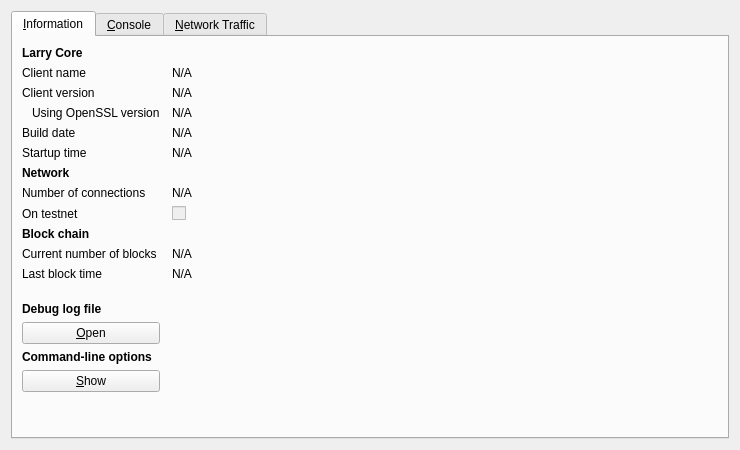
<?xml version="1.0" encoding="UTF-8"?>
<ui version="4.0">
 <class>RPCConsole</class>
 <widget class="QDialog" name="RPCConsole">
  <property name="geometry">
   <rect>
    <x>0</x>
    <y>0</y>
    <width>740</width>
    <height>450</height>
   </rect>
  </property>
  <property name="windowTitle">
   <string>Larry - Debug window</string>
  </property>
  <layout class="QVBoxLayout" name="verticalLayout_2">
   <item>
    <widget class="QTabWidget" name="tabWidget">
     <property name="currentIndex">
      <number>0</number>
     </property>
     <widget class="QWidget" name="tab_info">
      <attribute name="title">
       <string>&amp;Information</string>
      </attribute>
      <layout class="QGridLayout" name="gridLayout" columnstretch="0,1">
       <property name="horizontalSpacing">
        <number>12</number>
       </property>
       <item row="0" column="0">
        <widget class="QLabel" name="label_9">
         <property name="font">
          <font>
           <weight>75</weight>
           <bold>true</bold>
          </font>
         </property>
         <property name="text">
          <string>Larry Core</string>
         </property>
        </widget>
       </item>
       <item row="1" column="0">
        <widget class="QLabel" name="label_5">
         <property name="text">
          <string>Client name</string>
         </property>
        </widget>
       </item>
       <item row="1" column="1">
        <widget class="QLabel" name="clientName">
         <property name="cursor">
          <cursorShape>IBeamCursor</cursorShape>
         </property>
         <property name="text">
          <string>N/A</string>
         </property>
         <property name="textFormat">
          <enum>Qt::PlainText</enum>
         </property>
         <property name="textInteractionFlags">
          <set>Qt::LinksAccessibleByMouse|Qt::TextSelectableByKeyboard|Qt::TextSelectableByMouse</set>
         </property>
        </widget>
       </item>
       <item row="2" column="0">
        <widget class="QLabel" name="label_6">
         <property name="text">
          <string>Client version</string>
         </property>
        </widget>
       </item>
       <item row="2" column="1">
        <widget class="QLabel" name="clientVersion">
         <property name="cursor">
          <cursorShape>IBeamCursor</cursorShape>
         </property>
         <property name="text">
          <string>N/A</string>
         </property>
         <property name="textFormat">
          <enum>Qt::PlainText</enum>
         </property>
         <property name="textInteractionFlags">
          <set>Qt::LinksAccessibleByMouse|Qt::TextSelectableByKeyboard|Qt::TextSelectableByMouse</set>
         </property>
        </widget>
       </item>
       <item row="3" column="0">
        <widget class="QLabel" name="label_14">
         <property name="text">
          <string>Using OpenSSL version</string>
         </property>
         <property name="indent">
          <number>10</number>
         </property>
        </widget>
       </item>
       <item row="3" column="1">
        <widget class="QLabel" name="openSSLVersion">
         <property name="cursor">
          <cursorShape>IBeamCursor</cursorShape>
         </property>
         <property name="text">
          <string>N/A</string>
         </property>
         <property name="textFormat">
          <enum>Qt::PlainText</enum>
         </property>
         <property name="textInteractionFlags">
          <set>Qt::LinksAccessibleByMouse|Qt::TextSelectableByKeyboard|Qt::TextSelectableByMouse</set>
         </property>
        </widget>
       </item>
       <item row="4" column="0">
        <widget class="QLabel" name="label_12">
         <property name="text">
          <string>Build date</string>
         </property>
        </widget>
       </item>
       <item row="4" column="1">
        <widget class="QLabel" name="buildDate">
         <property name="cursor">
          <cursorShape>IBeamCursor</cursorShape>
         </property>
         <property name="text">
          <string>N/A</string>
         </property>
         <property name="textFormat">
          <enum>Qt::PlainText</enum>
         </property>
         <property name="textInteractionFlags">
          <set>Qt::LinksAccessibleByMouse|Qt::TextSelectableByKeyboard|Qt::TextSelectableByMouse</set>
         </property>
        </widget>
       </item>
       <item row="5" column="0">
        <widget class="QLabel" name="label_13">
         <property name="text">
          <string>Startup time</string>
         </property>
        </widget>
       </item>
       <item row="5" column="1">
        <widget class="QLabel" name="startupTime">
         <property name="cursor">
          <cursorShape>IBeamCursor</cursorShape>
         </property>
         <property name="text">
          <string>N/A</string>
         </property>
         <property name="textFormat">
          <enum>Qt::PlainText</enum>
         </property>
         <property name="textInteractionFlags">
          <set>Qt::LinksAccessibleByMouse|Qt::TextSelectableByKeyboard|Qt::TextSelectableByMouse</set>
         </property>
        </widget>
       </item>
       <item row="6" column="0">
        <widget class="QLabel" name="label_11">
         <property name="font">
          <font>
           <weight>75</weight>
           <bold>true</bold>
          </font>
         </property>
         <property name="text">
          <string>Network</string>
         </property>
        </widget>
       </item>
       <item row="7" column="0">
        <widget class="QLabel" name="label_7">
         <property name="text">
          <string>Number of connections</string>
         </property>
        </widget>
       </item>
       <item row="7" column="1">
        <widget class="QLabel" name="numberOfConnections">
         <property name="cursor">
          <cursorShape>IBeamCursor</cursorShape>
         </property>
         <property name="text">
          <string>N/A</string>
         </property>
         <property name="textFormat">
          <enum>Qt::PlainText</enum>
         </property>
         <property name="textInteractionFlags">
          <set>Qt::LinksAccessibleByMouse|Qt::TextSelectableByKeyboard|Qt::TextSelectableByMouse</set>
         </property>
        </widget>
       </item>
       <item row="8" column="0">
        <widget class="QLabel" name="label_8">
         <property name="text">
          <string>On testnet</string>
         </property>
        </widget>
       </item>
       <item row="8" column="1">
        <widget class="QCheckBox" name="isTestNet">
         <property name="enabled">
          <bool>false</bool>
         </property>
         <property name="text">
          <string/>
         </property>
        </widget>
       </item>
       <item row="9" column="0">
        <widget class="QLabel" name="label_10">
         <property name="font">
          <font>
           <weight>75</weight>
           <bold>true</bold>
          </font>
         </property>
         <property name="text">
          <string>Block chain</string>
         </property>
        </widget>
       </item>
       <item row="10" column="0">
        <widget class="QLabel" name="label_3">
         <property name="text">
          <string>Current number of blocks</string>
         </property>
        </widget>
       </item>
       <item row="10" column="1">
        <widget class="QLabel" name="numberOfBlocks">
         <property name="cursor">
          <cursorShape>IBeamCursor</cursorShape>
         </property>
         <property name="text">
          <string>N/A</string>
         </property>
         <property name="textFormat">
          <enum>Qt::PlainText</enum>
         </property>
         <property name="textInteractionFlags">
          <set>Qt::LinksAccessibleByMouse|Qt::TextSelectableByKeyboard|Qt::TextSelectableByMouse</set>
         </property>
        </widget>
       </item>
       <item row="11" column="0">
        <widget class="QLabel" name="label_2">
         <property name="text">
          <string>Last block time</string>
         </property>
        </widget>
       </item>
       <item row="11" column="1">
        <widget class="QLabel" name="lastBlockTime">
         <property name="cursor">
          <cursorShape>IBeamCursor</cursorShape>
         </property>
         <property name="text">
          <string>N/A</string>
         </property>
         <property name="textFormat">
          <enum>Qt::PlainText</enum>
         </property>
         <property name="textInteractionFlags">
          <set>Qt::LinksAccessibleByMouse|Qt::TextSelectableByKeyboard|Qt::TextSelectableByMouse</set>
         </property>
        </widget>
       </item>
       <item row="12" column="0">
        <spacer name="verticalSpacer_2">
         <property name="orientation">
          <enum>Qt::Vertical</enum>
         </property>
         <property name="sizeHint" stdset="0">
          <size>
           <width>20</width>
           <height>20</height>
          </size>
         </property>
        </spacer>
       </item>
       <item row="13" column="0">
        <widget class="QLabel" name="labelDebugLogfile">
         <property name="font">
          <font>
           <weight>75</weight>
           <bold>true</bold>
          </font>
         </property>
         <property name="text">
          <string>Debug log file</string>
         </property>
        </widget>
       </item>
       <item row="14" column="0">
        <widget class="QPushButton" name="openDebugLogfileButton">
         <property name="toolTip">
          <string>Open the Larry debug log file from the current data directory. This can take a few seconds for large log files.</string>
         </property>
         <property name="text">
          <string>&amp;Open</string>
         </property>
         <property name="autoDefault">
          <bool>false</bool>
         </property>
        </widget>
       </item>
       <item row="15" column="0">
        <widget class="QLabel" name="labelCLOptions">
         <property name="font">
          <font>
           <weight>75</weight>
           <bold>true</bold>
          </font>
         </property>
         <property name="text">
          <string>Command-line options</string>
         </property>
        </widget>
       </item>
       <item row="16" column="0">
        <widget class="QPushButton" name="showCLOptionsButton">
         <property name="toolTip">
          <string>Show the Larry-Qt help message to get a list with possible Larry command-line options.</string>
         </property>
         <property name="text">
          <string>&amp;Show</string>
         </property>
         <property name="autoDefault">
          <bool>false</bool>
         </property>
        </widget>
       </item>
       <item row="17" column="0">
        <spacer name="verticalSpacer">
         <property name="orientation">
          <enum>Qt::Vertical</enum>
         </property>
         <property name="sizeHint" stdset="0">
          <size>
           <width>20</width>
           <height>40</height>
          </size>
         </property>
        </spacer>
       </item>
      </layout>
     </widget>
     <widget class="QWidget" name="tab_console">
      <attribute name="title">
       <string>&amp;Console</string>
      </attribute>
      <layout class="QVBoxLayout" name="verticalLayout_3">
       <property name="spacing">
        <number>3</number>
       </property>
       <item>
        <widget class="QTextEdit" name="messagesWidget">
         <property name="minimumSize">
          <size>
           <width>0</width>
           <height>100</height>
          </size>
         </property>
         <property name="readOnly">
          <bool>true</bool>
         </property>
         <property name="tabKeyNavigation" stdset="0">
          <bool>false</bool>
         </property>
         <property name="columnCount" stdset="0">
          <number>2</number>
         </property>
        </widget>
       </item>
       <item>
        <layout class="QHBoxLayout" name="horizontalLayout">
         <property name="spacing">
          <number>3</number>
         </property>
         <item>
          <widget class="QLabel" name="label">
           <property name="text">
            <string notr="true">&gt;</string>
           </property>
          </widget>
         </item>
         <item>
          <widget class="QLineEdit" name="lineEdit"/>
         </item>
         <item>
          <widget class="QPushButton" name="clearButton">
           <property name="maximumSize">
            <size>
             <width>24</width>
             <height>24</height>
            </size>
           </property>
           <property name="toolTip">
            <string>Clear console</string>
           </property>
           <property name="text">
            <string/>
           </property>
           <property name="icon">
            <iconset resource="../bitcoin.qrc">
             <normaloff>:/icons/remove</normaloff>:/icons/remove</iconset>
           </property>
           <property name="shortcut">
            <string notr="true">Ctrl+L</string>
           </property>
           <property name="autoDefault">
            <bool>false</bool>
           </property>
          </widget>
         </item>
        </layout>
       </item>
      </layout>
     </widget>
     <widget class="QWidget" name="tab">
      <attribute name="title">
       <string>&amp;Network Traffic</string>
      </attribute>
      <layout class="QHBoxLayout" name="horizontalLayout_3">
       <item>
        <layout class="QVBoxLayout" name="verticalLayout_4">
         <item>
          <widget class="TrafficGraphWidget" name="trafficGraph" native="true">
           <property name="sizePolicy">
            <sizepolicy hsizetype="Expanding" vsizetype="Expanding">
             <horstretch>0</horstretch>
             <verstretch>0</verstretch>
            </sizepolicy>
           </property>
          </widget>
         </item>
         <item>
          <layout class="QHBoxLayout" name="horizontalLayout_2">
           <item>
            <widget class="QSlider" name="sldGraphRange">
             <property name="minimum">
              <number>1</number>
             </property>
             <property name="maximum">
              <number>288</number>
             </property>
             <property name="pageStep">
              <number>12</number>
             </property>
             <property name="value">
              <number>6</number>
             </property>
             <property name="orientation">
              <enum>Qt::Horizontal</enum>
             </property>
            </widget>
           </item>
           <item>
            <widget class="QLabel" name="lblGraphRange">
             <property name="minimumSize">
              <size>
               <width>100</width>
               <height>0</height>
              </size>
             </property>
             <property name="alignment">
              <set>Qt::AlignCenter</set>
             </property>
            </widget>
           </item>
           <item>
            <widget class="QPushButton" name="btnClearTrafficGraph">
             <property name="text">
              <string>&amp;Clear</string>
             </property>
            </widget>
           </item>
          </layout>
         </item>
        </layout>
       </item>
       <item>
        <layout class="QVBoxLayout" name="verticalLayout">
         <item>
          <widget class="QGroupBox" name="groupBox">
           <property name="title">
            <string>Totals</string>
           </property>
           <layout class="QVBoxLayout" name="verticalLayout_5">
            <item>
             <layout class="QHBoxLayout" name="horizontalLayout_4">
              <item>
               <widget class="Line" name="line">
                <property name="sizePolicy">
                 <sizepolicy hsizetype="Fixed" vsizetype="Fixed">
                  <horstretch>0</horstretch>
                  <verstretch>0</verstretch>
                 </sizepolicy>
                </property>
                <property name="minimumSize">
                 <size>
                  <width>10</width>
                  <height>0</height>
                 </size>
                </property>
                <property name="palette">
                 <palette>
                  <active>
                   <colorrole role="Light">
                    <brush brushstyle="SolidPattern">
                     <color alpha="255">
                      <red>0</red>
                      <green>255</green>
                      <blue>0</blue>
                     </color>
                    </brush>
                   </colorrole>
                  </active>
                  <inactive>
                   <colorrole role="Light">
                    <brush brushstyle="SolidPattern">
                     <color alpha="255">
                      <red>0</red>
                      <green>255</green>
                      <blue>0</blue>
                     </color>
                    </brush>
                   </colorrole>
                  </inactive>
                  <disabled>
                   <colorrole role="Light">
                    <brush brushstyle="SolidPattern">
                     <color alpha="255">
                      <red>0</red>
                      <green>255</green>
                      <blue>0</blue>
                     </color>
                    </brush>
                   </colorrole>
                  </disabled>
                 </palette>
                </property>
                <property name="orientation">
                 <enum>Qt::Horizontal</enum>
                </property>
               </widget>
              </item>
              <item>
               <widget class="QLabel" name="label_16">
                <property name="text">
                 <string>In:</string>
                </property>
               </widget>
              </item>
              <item>
               <widget class="QLabel" name="lblBytesIn">
                <property name="minimumSize">
                 <size>
                  <width>50</width>
                  <height>0</height>
                 </size>
                </property>
                <property name="alignment">
                 <set>Qt::AlignRight|Qt::AlignTrailing|Qt::AlignVCenter</set>
                </property>
               </widget>
              </item>
             </layout>
            </item>
            <item>
             <layout class="QHBoxLayout" name="horizontalLayout_5">
              <item>
               <widget class="Line" name="line_2">
                <property name="sizePolicy">
                 <sizepolicy hsizetype="Fixed" vsizetype="Fixed">
                  <horstretch>0</horstretch>
                  <verstretch>0</verstretch>
                 </sizepolicy>
                </property>
                <property name="minimumSize">
                 <size>
                  <width>10</width>
                  <height>0</height>
                 </size>
                </property>
                <property name="palette">
                 <palette>
                  <active>
                   <colorrole role="Light">
                    <brush brushstyle="SolidPattern">
                     <color alpha="255">
                      <red>255</red>
                      <green>0</green>
                      <blue>0</blue>
                     </color>
                    </brush>
                   </colorrole>
                  </active>
                  <inactive>
                   <colorrole role="Light">
                    <brush brushstyle="SolidPattern">
                     <color alpha="255">
                      <red>255</red>
                      <green>0</green>
                      <blue>0</blue>
                     </color>
                    </brush>
                   </colorrole>
                  </inactive>
                  <disabled>
                   <colorrole role="Light">
                    <brush brushstyle="SolidPattern">
                     <color alpha="255">
                      <red>255</red>
                      <green>0</green>
                      <blue>0</blue>
                     </color>
                    </brush>
                   </colorrole>
                  </disabled>
                 </palette>
                </property>
                <property name="orientation">
                 <enum>Qt::Horizontal</enum>
                </property>
               </widget>
              </item>
              <item>
               <widget class="QLabel" name="label_17">
                <property name="text">
                 <string>Out:</string>
                </property>
               </widget>
              </item>
              <item>
               <widget class="QLabel" name="lblBytesOut">
                <property name="minimumSize">
                 <size>
                  <width>50</width>
                  <height>0</height>
                 </size>
                </property>
                <property name="alignment">
                 <set>Qt::AlignRight|Qt::AlignTrailing|Qt::AlignVCenter</set>
                </property>
               </widget>
              </item>
             </layout>
            </item>
            <item>
             <spacer name="verticalSpacer_4">
              <property name="orientation">
               <enum>Qt::Vertical</enum>
              </property>
              <property name="sizeHint" stdset="0">
               <size>
                <width>20</width>
                <height>407</height>
               </size>
              </property>
             </spacer>
            </item>
           </layout>
          </widget>
         </item>
        </layout>
       </item>
      </layout>
     </widget>
    </widget>
   </item>
  </layout>
 </widget>
 <customwidgets>
  <customwidget>
   <class>TrafficGraphWidget</class>
   <extends>QWidget</extends>
   <header>trafficgraphwidget.h</header>
   <container>1</container>
   <slots>
    <slot>clear()</slot>
   </slots>
  </customwidget>
 </customwidgets>
 <resources>
  <include location="../bitcoin.qrc"/>
 </resources>
 <connections/>
</ui>
